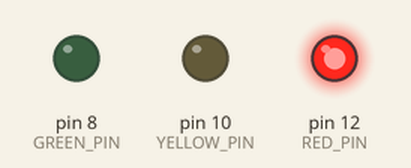
This sketch was run on a simulated Arduino Uno, built with avr-gcc and run on an emulated ATmega328P. Shown: output pins drawn as LEDs (lit = HIGH).

Above: at 1.5 s.
At 3.6 s:
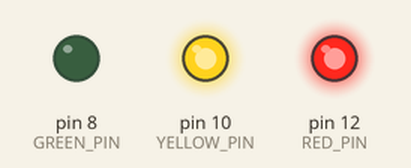
At 5.7 s:
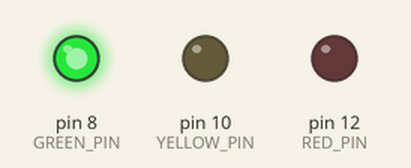
At 8.4 s:
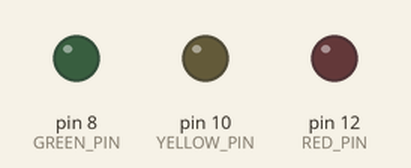
At 10.8 s:
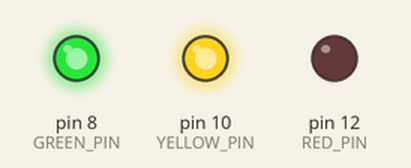
Timing chart, 0 to 14.8 s (numbered marks = the images above):
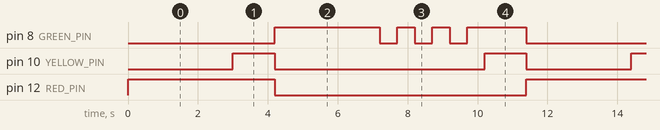

Measured:
- by itself, pin 8 (GREEN_PIN): repeats every 11.4 s: 2 × (LOW 0.50 s, HIGH 0.50 s), LOW 0.50 s, HIGH 1.7 s, LOW 4.2 s, HIGH 3.0 s
- by itself, pin 10 (YELLOW_PIN): repeats every 11.4 s: LOW 6.0 s, HIGH 1.2 s, LOW 3.0 s, HIGH 1.2 s
- by itself, pin 12 (RED_PIN): alternates HIGH for 4.2 s and LOW for 7.2 s

The sketch:

trafic_light.ino
```cpp
#define RED_PIN 12
#define YELLOW_PIN 10
#define GREEN_PIN 8

int red_on = 3000;
int yellow_on = 1200;
int green_on = 3000;
int color_blink = 500;

void setup() {
  // initialize digital pin LED_BUILTIN as an output.
  pinMode(GREEN_PIN, OUTPUT);
  pinMode(YELLOW_PIN, OUTPUT);
  pinMode(RED_PIN, OUTPUT);
}

// the loop function runs over and over again forever
void loop() {
  digitalWrite(RED_PIN, HIGH);
  delay(red_on);
  digitalWrite(YELLOW_PIN, HIGH);
  delay(yellow_on);
  digitalWrite(RED_PIN, LOW);
  digitalWrite(YELLOW_PIN, LOW);

  // GREEN ON
  digitalWrite(GREEN_PIN, HIGH);
  delay(green_on);

  for(int i = 0; i < 3; i++) {
    digitalWrite(GREEN_PIN, LOW);
    delay(color_blink);
    digitalWrite(GREEN_PIN, HIGH);
    delay(color_blink);
  }

  // GREEN TO RED
  digitalWrite(YELLOW_PIN, HIGH);
  delay(yellow_on);
  digitalWrite(GREEN_PIN, LOW);
  digitalWrite(YELLOW_PIN, LOW);
}
```
